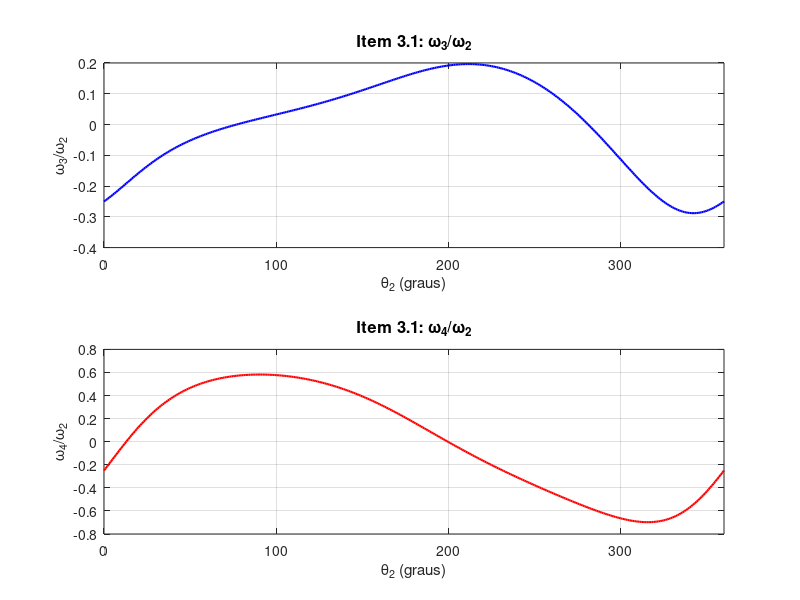
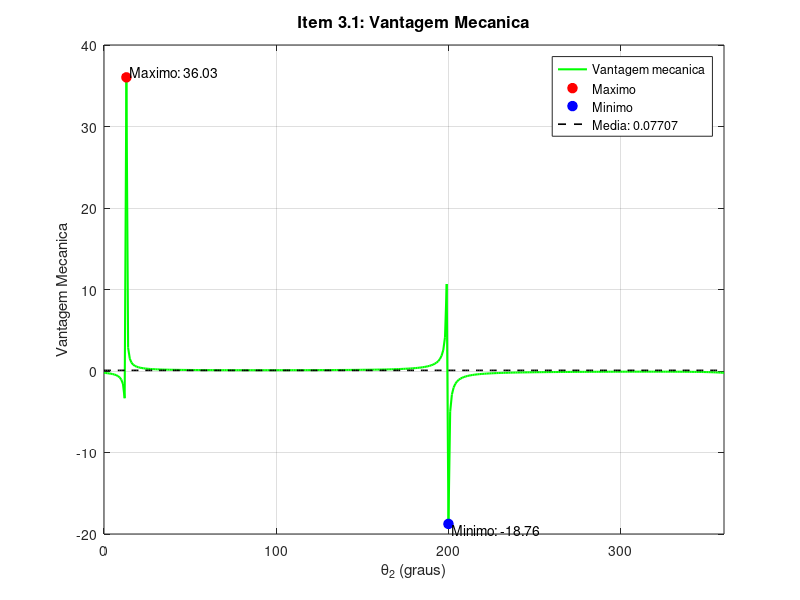

Source code (MATLAB) for these figures, in order:
% =========================================================================
% Item 3.1 - relação entre velocidades angulares omega3 e omega4 em função de theta2
% Disciplina: Dinâmica das Máquinas - Atividade Prática 4
% =========================================================================

clear; clc; close all;

% 1. Parâmetros geométricos e cinemáticos conhecidos
a = 40.0;          % Elo 2: Manivela (mm)
b = 208.81;        % Elo 3: Acoplador (mm)
c = 70.0;          % Elo 4: Balancim (mm)
d = 200.0;         % Elo 1: Base fixa (mm)
omega2 = 0.1;      % Velocidade angular da manivela (rad/s)

% -------------------------------------------------------------------------
% 2. Intervalo de análise: 0 <= theta2 <= pi (0° a 360°)
% -------------------------------------------------------------------------
theta2_deg = 0:1:360;
theta2_rad = deg2rad(theta2_deg);
N = length(theta2_deg);

theta3_rad = zeros(1, N);
theta4_rad = zeros(1, N);
omega3_rad = zeros(1, N);
omega4_rad = zeros(1, N);

relacao_omega3 = zeros(1, N);
relacao_omega4 = zeros(1, N);
vantagem_mecanica = NaN(1, N);

x_atual = [deg2rad(10); deg2rad(60)];
options = optimset('Display', 'off');

for k = 1:N
    t2 = theta2_rad(k);
    
    sistema = @(x) [
        a * cos(t2) + b * cos(x(1)) - c * cos(x(2)) - d;
        a * sin(t2) + b * sin(x(1)) - c * sin(x(2))
    ];
    
    [x_sol, ~, info] = fsolve(sistema, x_atual, options);
    
    if info > 0
        t3 = x_sol(1);
        t4 = x_sol(2);
        theta3_rad(k) = t3;
        theta4_rad(k) = t4;
        x_atual = x_sol;
        
        % Velocidade angular do balancim (omega4)
        J = [-b * sin(t3),  c * sin(t4);
              b * cos(t3), -c * cos(t4)];
        A = [ a * omega2 * sin(t2);
             -a * omega2 * cos(t2)];
        w = J \ A;
        omega3_rad(k) = w(1);
        omega4_rad(k) = w(2);

        relacao_omega3(k) = omega3_rad(k) / omega2;
        relacao_omega4(k) = omega4_rad(k) / omega2;

        vantagem_mecanica(k) = (omega2 / relacao_omega4(k))*(a / c);
    else
        warning("Convergência falhou para theta2 = %d°", theta2_deg(k));
    end
end

% -------------------------------------------------------------------------
% 3. Graficos das relacoes entre velocidades angulares
% -------------------------------------------------------------------------
fig_omega = figure(1, 'Name', 'Item 3.1 - Relacoes de Velocidade Angular', 'NumberTitle', 'off');
clf(fig_omega);

subplot(2, 1, 1);
plot(theta2_deg, relacao_omega3, 'b-', 'LineWidth', 1.5);
grid on;
xlim([0, 360]);
title('Item 3.1: {\omega_3}/{\omega_2}', 'FontSize', 12);
xlabel('{\theta_2} (graus)', 'FontSize', 11);
ylabel('{\omega_3}/{\omega_2}', 'FontSize', 11);

subplot(2, 1, 2);
plot(theta2_deg, relacao_omega4, 'r-', 'LineWidth', 1.5);
grid on;
xlim([0, 360]);
title('Item 3.1: {\omega_4}/{\omega_2}', 'FontSize', 12);
xlabel('{\theta_2} (graus)', 'FontSize', 11);
ylabel('{\omega_4}/{\omega_2}', 'FontSize', 11);


% -------------------------------------------------------------------------
% 4. Graficos da vantagem mecanica
% -------------------------------------------------------------------------
fig_vantagem = figure(3, 'Name', 'Item 3.1 - Vantagem Mecanica', 'NumberTitle', 'off');
clf(fig_vantagem);

indices_validos = find(isfinite(vantagem_mecanica));
valores_validos = vantagem_mecanica(indices_validos);
[valor_maximo, indice_maximo_local] = max(valores_validos);
[valor_minimo, indice_minimo_local] = min(valores_validos);
indice_maximo = indices_validos(indice_maximo_local);
indice_minimo = indices_validos(indice_minimo_local);
valor_medio = mean(valores_validos);

h_curva = plot(theta2_deg, vantagem_mecanica, 'g-', 'LineWidth', 1.5);
hold on;
h_maximo = plot(theta2_deg(indice_maximo), valor_maximo, 'ro', ...
    'MarkerFaceColor', 'r', 'MarkerSize', 7);
h_minimo = plot(theta2_deg(indice_minimo), valor_minimo, 'bo', ...
    'MarkerFaceColor', 'b', 'MarkerSize', 7);
h_media = plot(theta2_deg, valor_medio * ones(size(theta2_deg)), 'k--', 'LineWidth', 1.2);
text(theta2_deg(indice_maximo), valor_maximo, ...
    sprintf(' Maximo: %.4g', valor_maximo), 'VerticalAlignment', 'bottom');
text(theta2_deg(indice_minimo), valor_minimo, ...
    sprintf(' Minimo: %.4g', valor_minimo), 'VerticalAlignment', 'top');
grid on;
xlim([0, 360]);
title('Item 3.1: Vantagem Mecanica', 'FontSize', 12);
xlabel('{\theta_2} (graus)', 'FontSize', 11);
ylabel('Vantagem Mecanica', 'FontSize', 11);
legend([h_curva, h_maximo, h_minimo, h_media], ...
    'Vantagem mecanica', 'Maximo', 'Minimo', ...
    sprintf('Media: %.4g', valor_medio), 'Location', 'best');

fprintf('Vantagem mecanica maxima: %.6g em theta2 = %.1f graus\n', ...
    valor_maximo, theta2_deg(indice_maximo));
fprintf('Vantagem mecanica minima: %.6g em theta2 = %.1f graus\n', ...
    valor_minimo, theta2_deg(indice_minimo));
fprintf('Vantagem mecanica media (valores finitos): %.6g\n', valor_medio);

% -------------------------------------------------------------------------
% 6. Salvar imagem na pasta assets
% -------------------------------------------------------------------------
script_dir = fileparts(mfilename('fullpath'));
if isempty(script_dir)
    script_dir = '.';
end
assets_dir = fullfile(script_dir, 'assets');
if ~exist(assets_dir, 'dir')
    mkdir(assets_dir);
end

caminho_imagem_omega = fullfile(assets_dir, 'grafico_3_1_relacoes_omega.png');
print(fig_omega, caminho_imagem_omega, '-dpng', '-r300');
fprintf("Gráficos omega3/omega2 e omega4/omega2 salvos em: %s\n", caminho_imagem_omega);

caminho_imagem_vantagem = fullfile(assets_dir, 'grafico_3_1_vantagem_mecanica.png');
print(fig_vantagem, caminho_imagem_vantagem, '-dpng', '-r300');
fprintf("Gráfico de vantagem mecânica salvo em: %s\n", caminho_imagem_vantagem);

% -------------------------------------------------------------------------
% 7. Manter a janela aberta
% -------------------------------------------------------------------------
fprintf('\n=========================================================================\n');
fprintf('Gráfico 3.1 gerado com sucesso!\n');
fprintf('Pressione <ENTER> no terminal para encerrar o programa e fechar a janela...\n');
fprintf('=========================================================================\n');
pause;
